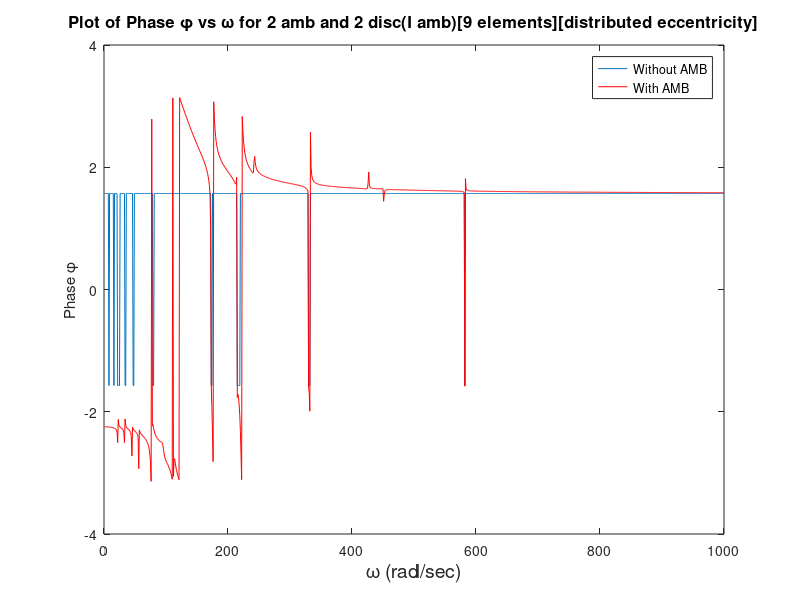

Write MATLAB code to recreate this figure.

%function dy=Matrix_def9(t,y)%for shaft with mass,2discs 2bearings 9elements
clc;
format short e ;
rho=7800;
E=2.1*10^11;
m=1.5;
m_b=0.005;
rho=7800;
D=0.5;
d=0.1;
w=100;
e=0.05;
%t=0:0.6;
t0=0.6;
l=1/9;
Id=(pi/64)*(D^4);
A=pi*(d^2)/4;
k_factor=103.11;
m_factor=1.46*10^(-3);
%-------------------------------
%control parameters
k_x=7.25*10^4;
k_p=3500;
k_d=8;
k_i=29;
%----------------------------------
% Defining Mass Matrix and deleting rows and columns for reduced form
M=m_factor*[156 22*l 54 -13*l 0 0 0 0 0 0 0 0 0 0 0 0 0 0 0 0;
   22 4*l^2 13*l -3*l^2 0 0 0 0 0 0 0 0 0 0 0 0 0 0 0 0;
   54 13*l 312 0 54 -13*l 0 0 0 0 0 0 0 0 0 0 0 0 0 0;
   -13*l -3*l^2 0 8*l^2 13*l -3*l^2 0 0 0 0 0 0 0 0 0 0 0 0 0 0;
   0 0 54 13*l 312 0 54 -13*l 0 0 0 0 0 0 0 0 0 0 0 0;
   0 0 -13*l -3*l^2 0 8*l^2 13*l -3*l^2 0 0 0 0 0 0 0 0 0 0 0 0;
   0 0 0 0 54 13*l 312+m/m_factor 0 54 -13*l 0 0 0 0 0 0 0 0 0 0;
   0 0 0 0 -13*l -3*l^2 0 8*l^2+Id/m_factor 13*l -3*l^2 0 0 0 0 0 0 0 0 0 0;
   0 0 0 0 0 0 54 13*l 312 0 54 -13*l 0 0 0 0 0 0 0 0;
   0 0 0 0 0 0 -13*l -3*l^2 0 8*l^2 13*l -3*l^2 0 0 0 0 0 0 0 0;
   0 0 0 0 0 0 0 0 54 13*l 312 0 54 -13*l 0 0 0 0 0 0;
   0 0 0 0 0 0 0 0 -13*l -3*l^2 0 8*l^2 13*l -3*l^2 0 0 0 0 0 0;
   0 0 0 0 0 0 0 0 0 0 54 13*l 312+m/m_factor 0 54 -13*l 0 0 0 0;
   0 0 0 0 0 0 0 0 0 0 -13*l -3*l^2 0 8*l^2+Id/m_factor 13*l -3*l^2 0 0 0 0;
   0 0 0 0 0 0 0 0 0 0 0 0 54 13*l 312 0 54 -13*l 0 0;
   0 0 0 0 0 0 0 0 0 0 0 0 -13*l -3*l^2 0 8*l^2 13*l -3*l^2 0 0;
   0 0 0 0 0 0 0 0 0 0 0 0 0 0 54 13*l 312 0 54 -13*l;
   0 0 0 0 0 0 0 0 0 0 0 0 0 0 -13*l -3*l^2 0 8*l^2 13*l -3*l^2;
   0 0 0 0 0 0 0 0 0 0 0 0 0 0 0 0 54 13*l 156 -22*l ;
   0 0 0 0 0 0 0 0 0 0 0 0 0 0 0 0 -13*l -3*l^2 -22*l 4*l^2];
  M(:,1)=[];
  M(:,19)=[];
  M(1,:)=[];
  M(19,:)=[];
  
 K=k_factor*[12 6*l -12 6*l 0 0 0 0 0 0 0 0 0 0 0 0 0 0 0 0;
     6*l 4*l^2 -6*l 2*l^2 0 0 0 0 0 0 0 0 0 0 0 0 0 0 0 0;
     -12 -6*l 24 0 -12 6*l 0 0 0 0 0 0 0 0 0 0 0 0 0 0;
     6*l 2*l^2 0 8*l^2 -6*l 2*l^2 0 0 0 0 0 0 0 0 0 0 0 0 0 0;
     0 0 -12 -6*l 24 0 -12 6*l 0 0 0 0 0 0 0 0 0 0 0 0;
     0 0 6*l 2*l^2 0 8*l^2 -6*l 2*l^2 0 0 0 0 0 0 0 0 0 0 0 0;
     0 0 0 0 -12 -6*l 24 0 -12 6*l 0 0 0 0 0 0 0 0 0 0;
     0 0 0 0 6*l 2*l^2 0 8*l^2 -6*l 2*l^2 0 0 0 0 0 0 0 0 0 0;
     0 0 0 0 0 0 -12 -6*l 24 0 -12 6*l 0 0 0 0 0 0 0 0;
     0 0 0 0 0 0 6*l 2*l^2 0 8*l^2 -6*l 2*l^2 0 0 0 0 0 0 0 0;
     0 0 0 0 0 0 0 0 -12 -6*l 24 0 -12 6*l 0 0 0 0 0 0;
     0 0 0 0 0 0 0 0 6*l 2*l^2 0 8*l^2 -6*l 2*l^2 0 0 0 0 0 0;
     0 0 0 0 0 0 0 0 0 0 -12 -6*l 24 0 -12 6*l 0 0 0 0;
     0 0 0 0 0 0 0 0 0 0 6*l 2*l^2 0 8*l^2 -6*l 2*l^2 0 0 0 0;
     0 0 0 0 0 0 0 0 0 0 0 0 -12 -6*l 24 0 -12 6*l 0 0;
     0 0 0 0 0 0 0 0 0 0 0 0 6*l 2*l^2 0 8*l^2 -6*l 2*l^2 0 0;
     0 0 0 0 0 0 0 0 0 0 0 0 0 0 -12 -6*l 24 0 -12 6*l;
     0 0 0 0 0 0 0 0 0 0 0 0 0 0 6*l 2*l^2 0 8*l^2 -6*l 2*l^2;
     0 0 0 0 0 0 0 0 0 0 0 0 0 0 0 0 -12 -6*l 12 -6*l;
     0 0 0 0 0 0 0 0 0 0 0 0 0 0 0 0 6*l 2*l^2 -6*l 4*l^2];
  K(:,1)=[];
  K(:,19)=[];
  K(1,:)=[];
  K(19,:)=[];
F_uy=zeros(18,1);
F_uy(6,1)= -1i*m_b*e*w^2;
F_uy(12,1)=-1i*m_b*e*w^2;
% F=10^-4*[0.0617;0.8;6.67*10^-3;0.9;6.67*10^-3;0.96;-2.3*10^-3;0.833;-0.0111;0.667;-0.0111;0.56;2.2*10^-3;0.733;0.015;0.966;0.015;0.565]*w^2;
% F_u=F_uy+F;
K_del=zeros(18);% [F_c]=[K_del]{n}+[K_i]{n'} governing equation
K_del(6,6)=k_x;
K_del(12,12)=k_x;
%propotional constant matrix
K_p=zeros(18);
K_p(6,6)=k_p;
K_p(12,12)=k_p;
K_d=zeros(18);
K_d(6,6)=k_d;
K_d(12,12)=k_d;
K_i=zeros(18);
K_i(6,6)=k_i;
K_i(12,12)=k_i;
%-------------------------------
O=zeros(18);
I=eye(18);
E=inv(M);
A=[O I;-E*(K-K_del) O];
B=[O;E];
C=[O;E*K_i];
F=[K_p K_d];
X=A-C*F;
EIGEN=eig(X);
%dy=X*y+B*F_uy; % Equation With amb
%dy=A*y+B*F_uy; %Equation without amb original
% A1=[O I;-E*(K) O]; 
% dy=A1*y+B*F_uy; %Equation without amb modified
K1=K-K_del+K_i*K_p;
C_1=1j*w*K_i*K_d;

for w=1:1000
      for i=1:18
         
         eta=((K-w^2*M)\F_uy);
          kas(i,w)=eta(i,1);
       eta2=(((-w^2)*M+K1+C_1)\F_uy);
       kas2(i,w)=eta2(i,1);
     end
end
Phase=angle(kas);    %============calculating phase angle without AMB
Phase1=angle(kas2);  %============calculating phase angle with AMB
%==============================================================
%==========plots displacement vs w (I AMB)=============%
% semilogy(abs(kas(6,:)),'-') 
% hold on; grid off;
% semilogy(abs(kas2(6,:)),'-r')
%  xlabel('\omega (rad/sec)','fontsize',12)
% ylabel('Displacement Y in m')
% title('Plot of Disp vs \omega for 2 amb and 2 disc(I amb)[9 elements][distributed eccentricity]','FontSize',12)
% legend('Without AMB','With AMB')
%==========plots displacement vs w (II AMB)=============%
% semilogy(abs(kas(12,:)),'-') 
% hold on; grid off;
% semilogy(abs(kas2(12,:)),'-r')
%  xlabel('\omega (rad/sec)','fontsize',12)
% ylabel('Displacement Y in m')
% title('Plot of Disp vs \omega for 2 amb and 2 disc(II amb)[9 elements][distributed eccentricity]','FontSize',12)
% legend('Without AMB','With AMB')
% ==========plots Phase vs w (I AMB)====================%
plot(Phase(6,:),'-') 
hold on; grid off;
plot(Phase1(6,:),'-r')
 xlabel('\omega (rad/sec)','fontsize',14)
ylabel('Phase \phi')
title('Plot of Phase \phi vs \omega for 2 amb and 2 disc(I amb)[9 elements][distributed eccentricity]','FontSize',12)
legend('Without AMB','With AMB')
% ==========plots Phase vs w (II AMB)====================%
% plot(Phase(12,:),'-') 
% hold on; grid off;
% plot(Phase1(12,:),'-r')
%  xlabel('\omega (rad/sec)','fontsize',12)
% ylabel('Phase \phi')
% title('Plot of Phase \phi vs \omega for 2 amb and 2 disc(II amb)[9 elements][distributed eccentricity]','FontSize',12)
% legend('Without AMB','With AMB')
